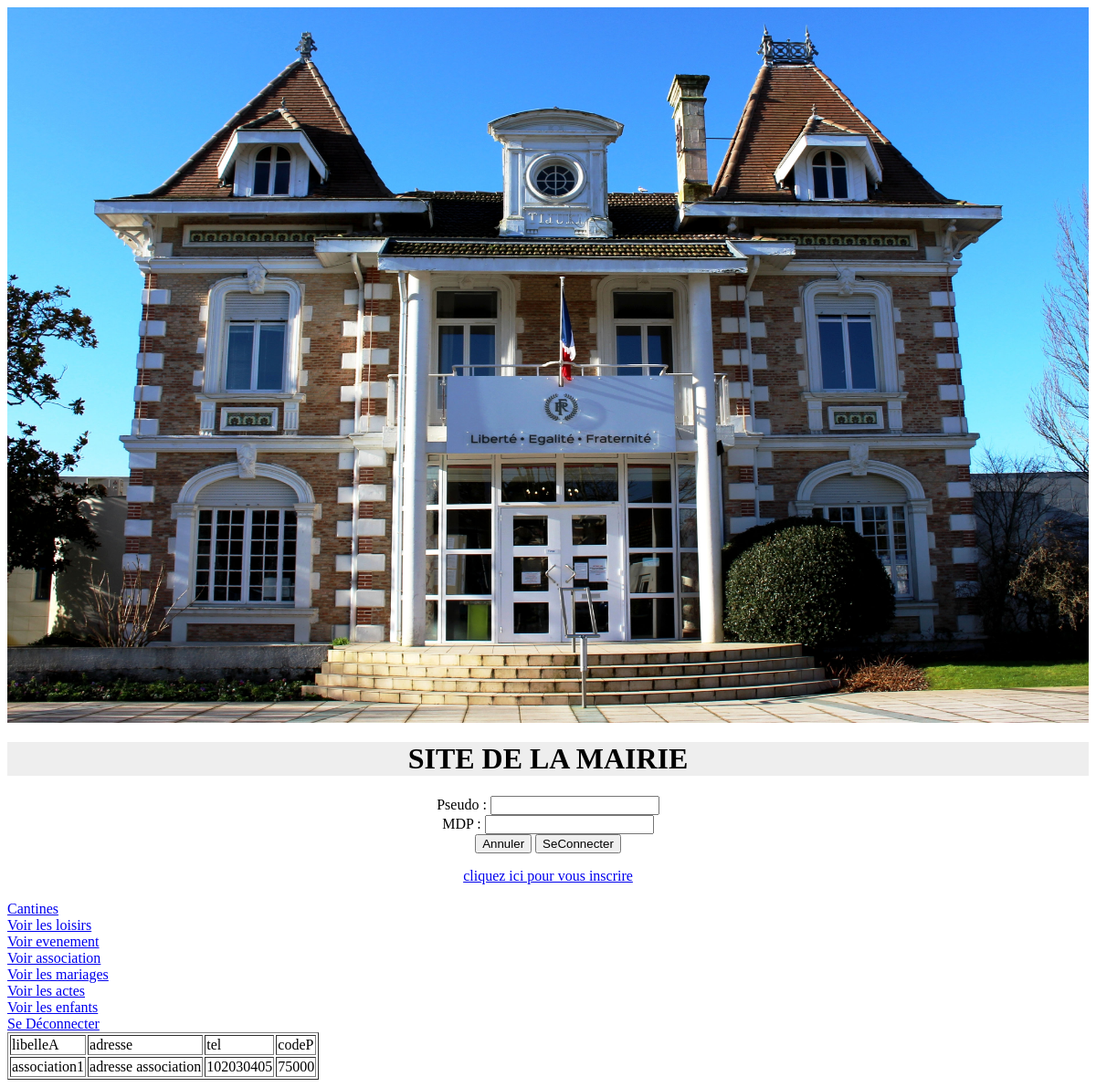
/index.php?page=4 (signed in), run on the app's committed database.
### tables this page shows
create table association
(idA int(3) not null auto_increment,
libelleA varchar(50),
adresse varchar(50),
tel char(10),
codeP int,
dateA date,
primary key(idA)
);

### fonctions.php (called while the page is built, shortened)
<?php
function connexion ()
	{
			$con = mysqli_connect("localhost","root","","mairie");
			if ($con == null)
			{
				echo "Erreur de connexion au serveur localhost";
				return null;
			}
			else{
				mysqli_set_charset($con, "utf8");
				return $con;
			}
	}
function afficher_association ()
{
	$requete="Select libelleA, tel, adresse, codeP from association;";
	$con=connexion();
	if($con==null)
	{
		return null;
	}
	else
	{
		$resultats=mysqli_query($con, $requete);
		$lesLignes = array();
		while ($ligne = mysqli_fetch_assoc($resultats))
		{
			$lesLignes[]=$ligne;
		}
		return $lesLignes;
	}
}
?>

### index.php (the view, shortened to what this page needs)
<?php
	require_once ("fonctions.php");
?>
<html>
<head>
<link rel="stylesheet" type="text/css" href="./css/style.css">
</head>
<body>
<img src="img/mairie.jpg"width="100%"height="100%">
<center>
	<h1> SITE DE LA MAIRIE </h1>
	<form method ="post" action ="">
	Pseudo : <input type ="text" name="pseudo"> </br>
	MDP : <input type ="password" name="mdp"> </br>
	<input type ="reset" name ="Annuler" value ="Annuler">
	<input type ="submit" name ="SeConnecter" value ="SeConnecter"><br/>
	</form>
	<a href="inscription.php"> cliquez ici pour vous inscrire </a>
	<?php
		if (isset($_SESSION['idP']))
		{
			 echo "</center>
			 <br/> <a href='index.php?page=1'> Cantines </a>";
			 echo "<br/> <a href='index.php?page=2'> Voir les loisirs </a>";
			 echo "<br/> <a href='index.php?page=3'> Voir evenement </a>";
			 echo "<br/> <a href='index.php?page=4'> Voir association </a>";
			 echo "<br/> <a href='index.php?page=5'> Voir les mariages </a>";
			 echo "<br/> <a href='index.php?page=6'> Voir les actes </a>";
			 echo "<br/> <a href='index.php?page=7'> Voir les enfants </a>";
               		 echo "<br/> <a href='index.php?page=10'> Se Déconnecter </a>";
				if (isset($_GET['page']))
				{
					$page=$_GET['page'];
				}else{
					$page=0;
				}
				switch ($page)
				{
					case 4:
					$lesLignes = afficher_association();
					echo " <table border=1>
					<tr><td> libelleA </td>
					 <td> adresse </td>
					 <td> tel </td>
					 <td> codeP </td> ";
					foreach ($lesLignes as $uneLigne)
					{
						echo "<tr> <td>".$uneLigne['libelleA']." </td>
						<td> ".$uneLigne['adresse']." </td>
						<td>".$uneLigne['tel']." </td>
						<td>".$uneLigne['codeP']." </td>
						</tr>";
					}break;
				}
		}
	?>
	</body>
	</html>

### style.css (style rules this page uses)
:root { /--main-red-color: #a83535; --default-red-color:red; --default-magin: 250px;/hirritage * border-image-source: 100%;*/ }
h1 { background-color: #eee; text-align: center; }

### data on the page
association: libelleA "association1", adresse "adresse association", tel "102030405", codeP "75000"
